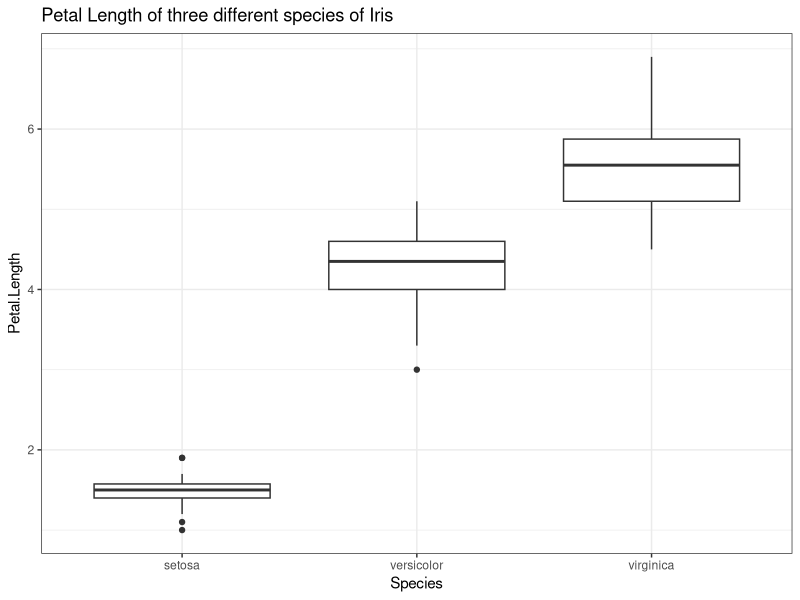
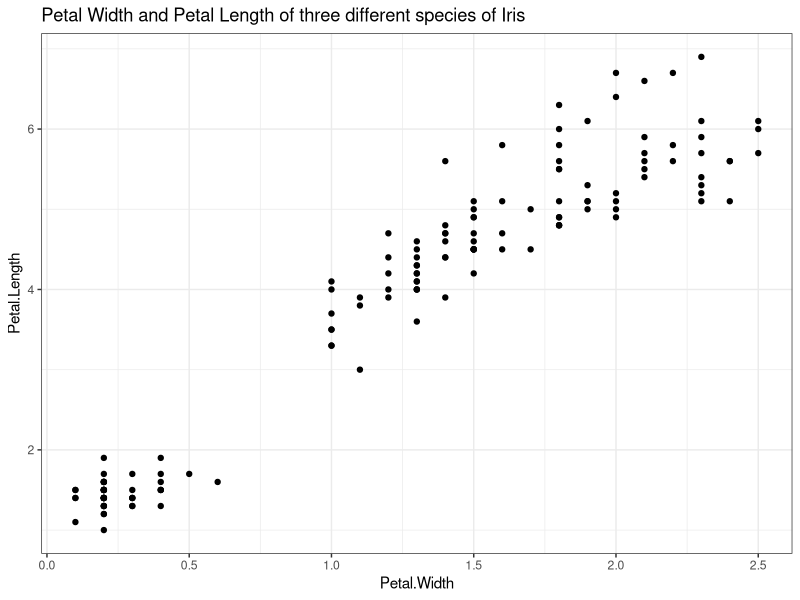
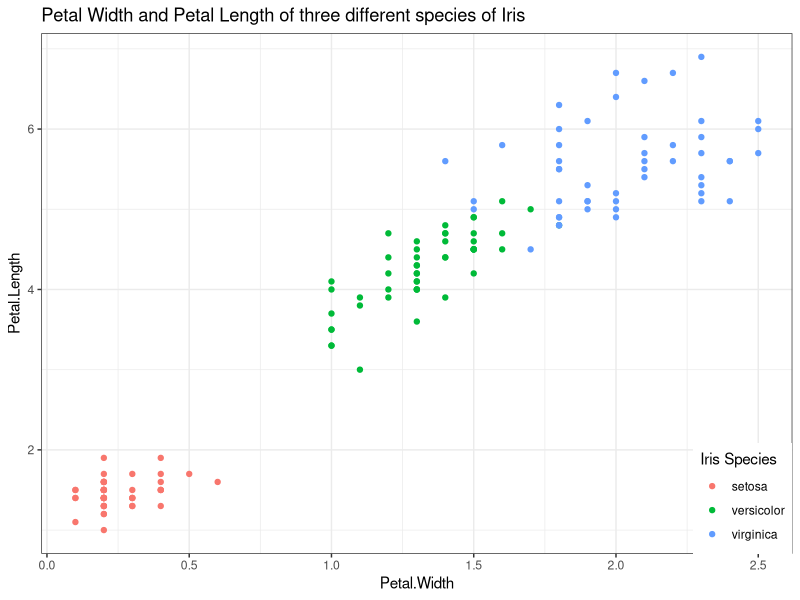
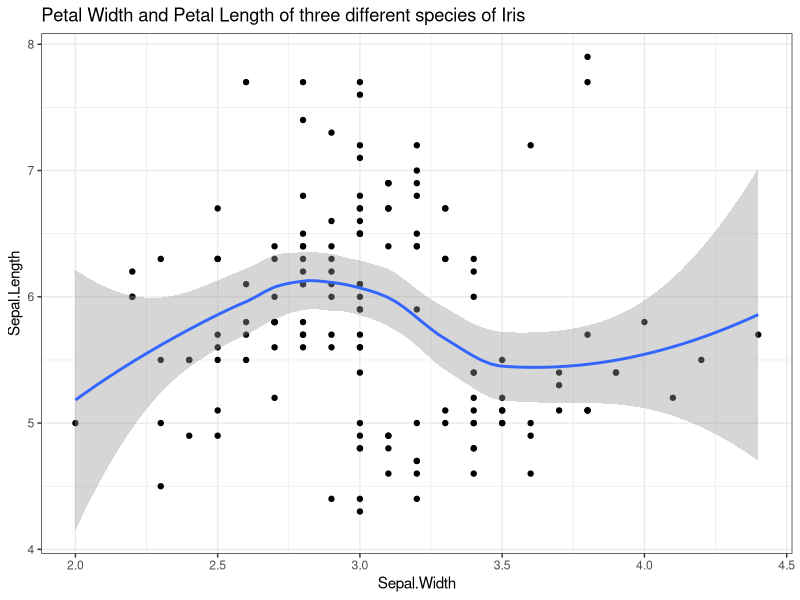
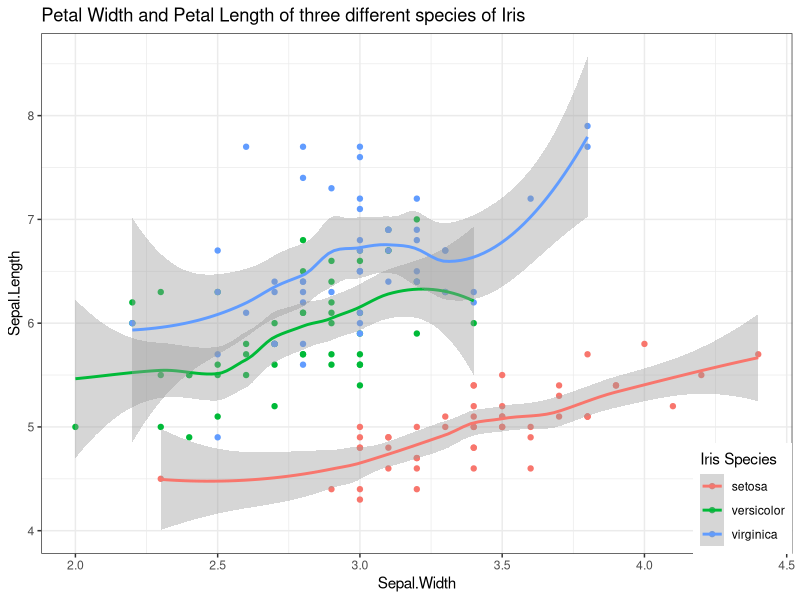

Generate these figures, in order, with R:
## ---- chunk 1
knitr::opts_chunk$set(echo = TRUE, message = FALSE, warning = FALSE, cache = TRUE, cache.lazy=TRUE, tidy.opts=list(width.cutoff=90),tidy=TRUE, fig.height=4, fig.width = 12)
options(digits=2, width = 90)
## ---- chunk 2
# function to load packages and install them if they haven't been installed yet
install.load.package <- function(x) {
  if (!require(x, character.only = TRUE))
    install.packages(x)
  require(x, character.only = TRUE)
}
# packages to load/install if necessary
package_vec <- c("ggplot2", "datasets")
# applying function install.load.package to all packages specified in package_vec
sapply(package_vec, install.load.package)
## ---- chunk 3
data("iris")
## ---- chunk 4
str(iris)
## ---- chunk 5
ggplot(iris, # the data set
       aes(x=Species, y=Petal.Length) # aesthetics
       ) + geom_boxplot() + # this is the end of the bare minimum plot
  theme_bw() + labs(title="Petal Length of three different species of Iris")
## ---- chunk 6
ggplot(iris, # the data set
       aes(x=Petal.Width, y=Petal.Length) # aesthetics
       ) + geom_point() + # this is the end of the bare minimum plot
  theme_bw() + labs(title="Petal Width and Petal Length of three different species of Iris")
## ---- chunk 7
ggplot(iris, # the data set
       aes(x=Petal.Width, y=Petal.Length, colour = Species) # aesthetics
       ) + geom_point() + # this is the end of the bare minimum plot
  theme_bw() + labs(title="Petal Width and Petal Length of three different species of Iris") + 
  theme(legend.justification=c(1,0), legend.position=c(1,0)) + # legend inside
  scale_color_discrete(name="Iris Species")  # Change legend title
## ---- chunk 8
ggplot(iris, # the data set
       aes(x=Sepal.Width, y=Sepal.Length) # aesthetics
       ) + geom_point() + geom_smooth() + # this is the end of the bare minimum plot
  theme_bw() + labs(title="Petal Width and Petal Length of three different species of Iris")
## ---- chunk 9
ggplot(iris, # the data set
       aes(x=Sepal.Width, y=Sepal.Length, colour = Species) # aesthetics
       ) + geom_point() + geom_smooth() + # this is the end of the bare minimum plot
  theme_bw() + labs(title="Petal Width and Petal Length of three different species of Iris") + 
  theme(legend.justification=c(1,0), legend.position=c(1,0)) + # legend inside
  scale_color_discrete(name="Iris Species")  # Change legend title
